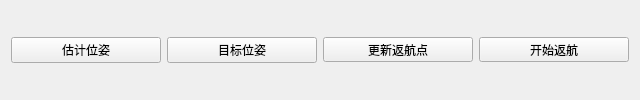
          <widget class="QWidget" name="tab">
           <attribute name="title">
            <string>运行状态</string>
           </attribute>
           <layout class="QVBoxLayout" name="verticalLayout_16">
            <item>
             <layout class="QVBoxLayout" name="verticalLayout_15">
              <item>
               <layout class="QHBoxLayout" name="horizontalLayout_12">
                <item>
                 <widget class="QPushButton" name="set_start_btn">
                  <property name="minimumSize">
                   <size>
                    <width>150</width>
                    <height>0</height>
                   </size>
                  </property>
                  <property name="maximumSize">
                   <size>
                    <width>150</width>
                    <height>16777215</height>
                   </size>
                  </property>
                  <property name="text">
                   <string>估计位姿</string>
                  </property>
                  <property name="icon">
                   <iconset resource="../resources/images.qrc">
                    <normaloff>:/images/classes/SetInitialPose.png</normaloff>:/images/classes/SetInitialPose.png</iconset>
                  </property>
                 </widget>
                </item>
                <item>
                 <widget class="QPushButton" name="set_goal_btn">
                  <property name="minimumSize">
                   <size>
                    <width>150</width>
                    <height>0</height>
                   </size>
                  </property>
                  <property name="maximumSize">
                   <size>
                    <width>150</width>
                    <height>16777215</height>
                   </size>
                  </property>
                  <property name="text">
                   <string>目标位姿</string>
                  </property>
                  <property name="icon">
                   <iconset resource="../resources/images.qrc">
                    <normaloff>:/images/classes/Pose.png</normaloff>:/images/classes/Pose.png</iconset>
                  </property>
                 </widget>
                </item>
                <item>
                 <widget class="QPushButton" name="set_return_pos_btn">
                  <property name="minimumSize">
                   <size>
                    <width>150</width>
                    <height>25</height>
                   </size>
                  </property>
                  <property name="maximumSize">
                   <size>
                    <width>150</width>
                    <height>25</height>
                   </size>
                  </property>
                  <property name="text">
                   <string>更新返航点</string>
                  </property>
                  <property name="icon">
                   <iconset resource="../resources/images.qrc">
                    <normaloff>:/images/set_return.png</normaloff>:/images/set_return.png</iconset>
                  </property>
                 </widget>
                </item>
                <item>
                 <widget class="QPushButton" name="return_btn">
                  <property name="minimumSize">
                   <size>
                    <width>150</width>
                    <height>25</height>
                   </size>
                  </property>
                  <property name="maximumSize">
                   <size>
                    <width>150</width>
                    <height>25</height>
                   </size>
                  </property>
                  <property name="text">
                   <string>开始返航</string>
                  </property>
                  <property name="icon">
                   <iconset resource="../resources/images.qrc">
                    <normaloff>:/images/return.png</normaloff>:/images/return.png</iconset>
                  </property>
                 </widget>
                </item>
               </layout>
              </item>
              <item>
               <layout class="QVBoxLayout" name="layout_rviz"/>
              </item>
             </layout>
            </item>
           </layout>
          </widget>
